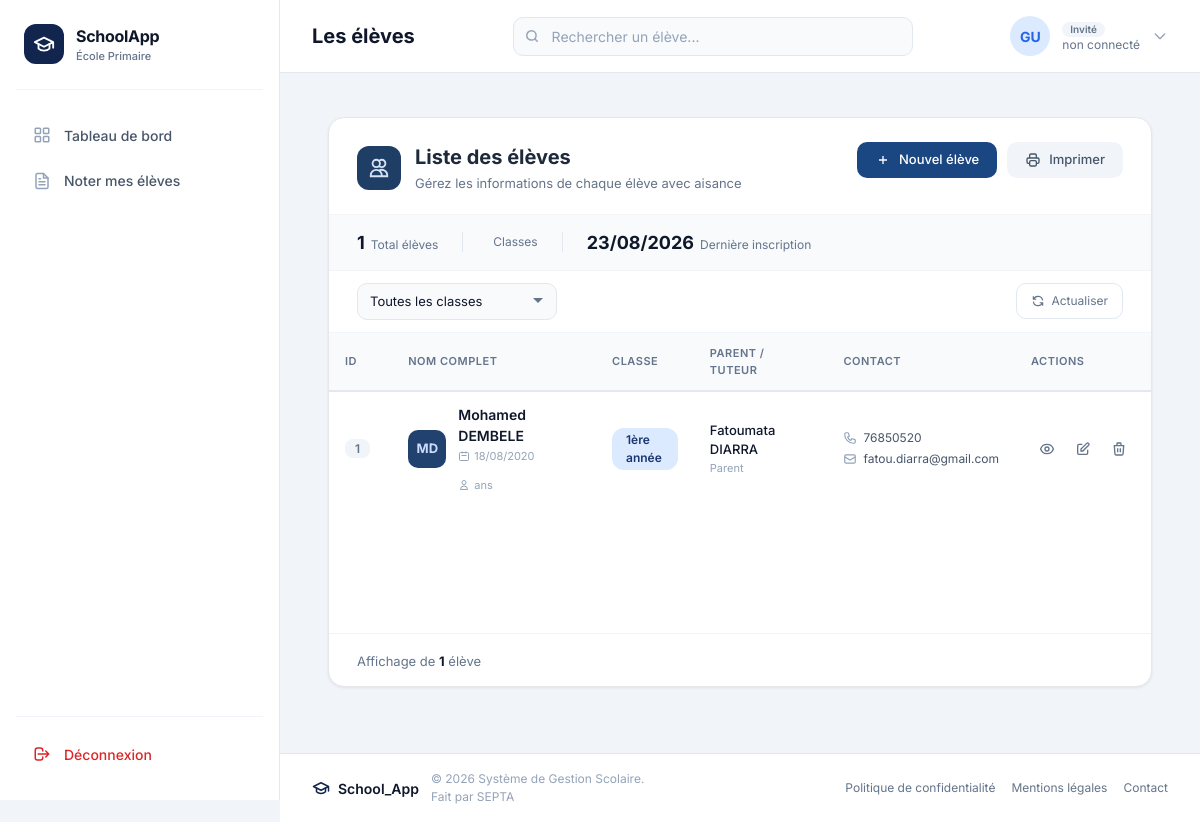
The page /students/ on the database its author committed.
### eleves/models.py (models this page shows, shortened)
class Student(models.Model):
    SEXE_CHOICES = [
        ("M", "Masculin"),
        ("F", "Féminin"),
    ]
    identification_number = models.AutoField( primary_key=True)
    first_name = models.CharField(max_length=100, blank=False, null=False)
    last_name = models.CharField(max_length=100, blank=False, null=False)
    sexe = models.CharField(max_length=1, choices=SEXE_CHOICES, blank=True, null=True)
    date_of_birth = models.DateField()
    lieu_de_naissance = models.CharField(max_length=100, blank=False, null=False)
    parent = models.ForeignKey(Parent, on_delete=models.CASCADE, related_name='students')
    classroom = models.ForeignKey(Classe, on_delete=models.CASCADE, related_name='students')
    inscription_date = models.DateField(blank=False, null=False)
    photo = models.ImageField(
        upload_to='eleves/photos/', blank=True, null=True,
        help_text="Photo de l'élève, affichée sur le bulletin (facultative)."
    )
    photo_identite = models.ImageField(upload_to='eleves/photos_identite/', blank=True, null=True)
    acte_naissance = models.FileField(upload_to='eleves/actes_naissance/', blank=True, null=True)

class Parent(models.Model):
    id = models.AutoField(primary_key=True)
    first_name = models.CharField(max_length=110, blank=False, null=False)
    last_name = models.CharField(max_length=100, blank=False, null=False)
    email = models.EmailField(blank=True, null=True)
    phone_number = models.CharField(max_length=20, blank=False, null=False)
    address = models.TextField(blank=False, null=False)
    profession = models.CharField(max_length=100, blank=False, null=False)

### classes/models.py (models this page shows, shortened)
class Classe(models.Model):
    nom = models.CharField(max_length=30, null=False)
    niveau = models.IntegerField()
    enseignant = models.ForeignKey(
        User,
        on_delete=models.SET_NULL,
        null=True,
        blank=True,
        related_name="classes",
        limit_choices_to={"groups__name": "Teacher"},
    )

### eleves/views.py (the view)
# urls.py: path('students/', views.student_list, name='list'),
def student_list(request):
    student_list = Student.objects.all()
    return render(request, 'student_list.html', {'student_list': student_list})

### eleves/templates/student_list.html (shortened to what this page needs)
{% extends 'base.html' %}
{% load static %}
{% block page_title %}Les élèves{% endblock %}
{% block search_placeholder %}Rechercher un élève...{% endblock %}
{% block content %}
<div class="student-list-container">
    <div class="student-list-card">
        <div class="list-header">
            <div class="list-header-left">
                <div class="list-header-icon">
                    <svg width="24" height="24" viewBox="0 0 24 24" fill="none" stroke="currentColor" stroke-width="2">
                        <path d="M12 4.354a4 4 0 110 5.292M15 21H3v-1a6 6 0 0112 0v1zm0 0h6v-1a6 6 0 00-9-5.197M13 7a4 4 0 11-8 0 4 4 0 018 0z"/>
                    </svg>
                </div>
                <div>
                    <h1 class="list-title">Liste des élèves</h1>
                    <p class="list-subtitle">Gérez les informations de chaque élève avec aisance</p>
                </div>
            </div>
            <div class="list-header-actions">
                <a href="{% url 'students:create' %}" class="btn btn-primary">
                    <svg class="btn-icon" width="16" height="16" viewBox="0 0 24 24" fill="none" stroke="currentColor" stroke-width="2">
                        <path d="M12 6v6m0 0v6m0-6h6m-6 0H6"/>
                    </svg>
                    Nouvel élève
                </a>
                <button class="btn btn-secondary" onclick="window.print()">
                    <svg class="btn-icon" width="16" height="16" viewBox="0 0 24 24" fill="none" stroke="currentColor" stroke-width="2">
                        <path d="M17 17h2a2 2 0 002-2v-4a2 2 0 00-2-2H5a2 2 0 00-2 2v4a2 2 0 002 2h2m2 4h6a2 2 0 002-2v-4a2 2 0 00-2-2H9a2 2 0 00-2 2v4a2 2 0 002 2zm8-12V5a2 2 0 00-2-2H9a2 2 0 00-2 2v4h10z"/>
                    </svg>
                    Imprimer
                </button>
            </div>
        </div>
        <div class="stats-bar">
            <div class="stat-item">
                <span class="stat-number">{{ student_list|length }}</span>
                <span class="stat-label">Total élèves</span>
            </div>
            <div class="stat-item">
                <span class="stat-label">Classes</span>
            </div>
            <div class="stat-item">
                <span class="stat-number">
                    {% if student_list %}
                        {{ student_list.first.inscription_date|date:"d/m/Y" }}
                    {% else %}
                        -
                    {% endif %}
                </span>
                <span class="stat-label">Dernière inscription</span>
            </div>
        </div>
        <div class="filter-bar">
            <div class="filter-left">
                <div class="filter-wrapper">
                    <select id="classFilter" class="filter-select" onchange="filterStudents()">
                        <option value="">Toutes les classes</option>
                    </select>
                </div>
            </div>
            <div class="filter-right">
                <button class="btn-filter" onclick="window.location.reload()">
                    <svg width="14" height="14" viewBox="0 0 24 24" fill="none" stroke="currentColor" stroke-width="2">
                        <path d="M4 4v5h.582m15.356 2A8.001 8.001 0 004.582 9m0 0H9m11 11v-5h-.581m0 0a8.003 8.003 0 01-15.357-2m15.357 2H15"/>
                    </svg>
                    Actualiser
                </button>
            </div>
        </div>
        <div class="table-container">
            {% if student_list %}
            <div class="table-responsive">
                <table class="student-table" id="studentTable">
                    <thead>
                        <tr>
                            <th class="col-id">ID</th>
                            <th class="col-name">NOM COMPLET</th>
                            <th class="col-class">CLASSE</th>
                            <th class="col-parent">PARENT / TUTEUR</th>
                            <th class="col-contact">CONTACT</th>
                            <th class="col-actions">ACTIONS</th>
                        </tr>
                    </thead>
                    <tbody>
                        {% for student in student_list %}
                        <tr class="student-row" data-class="{{ student.classroom.nom }}" data-name="{{ student.first_name }} {{ student.last_name }}">
                            <td class="col-id">
                                <span class="id-badge">{{ forloop.counter }}</span>
                            </td>
                            <td class="col-name">
                                <div class="student-name-cell">
                                    <div class="student-avatar-sm">
                                        <span class="avatar-initials-sm">{{ student.first_name|first }}{{ student.last_name|first }}</span>
                                    </div>
                                    <div>
                                        <div class="student-fullname">{{ student.first_name }} {{ student.last_name }}</div>
                                        <div class="student-subinfo">
                                            <span class="subinfo-item">
                                                <svg class="subinfo-icon" width="12" height="12" viewBox="0 0 24 24" fill="none" stroke="currentColor" stroke-width="2">
                                                    <path d="M8 7V3m8 4V3m-9 8h10M5 21h14a2 2 0 002-2V7a2 2 0 00-2-2H5a2 2 0 00-2 2v12a2 2 0 002 2z"/>
                                                </svg>
                                                {{ student.date_of_birth|date:"d/m/Y" }}
                                            </span>
                                            <span class="subinfo-item">
                                                <svg class="subinfo-icon" width="12" height="12" viewBox="0 0 24 24" fill="none" stroke="currentColor" stroke-width="2">
                                                    <path d="M16 7a4 4 0 11-8 0 4 4 0 018 0zM12 14a7 7 0 00-7 7h14a7 7 0 00-7-7z"/>
                                                </svg>
                                                {% if student.date_of_birth %}
                                                    {% with age=student.age %}
                                                        {{ age }} ans
                                                    {% endwith %}
                                                {% else %}
                                                    N/A
                                                {% endif %}
                                            </span>
                                        </div>
                                    </div>
                                </div>
                            </td>
                            <td class="col-class">
                                <span class="class-badge">{{ student.classroom.nom }}</span>
                            </td>
                            <td class="col-parent">
                                <div class="parent-info-cell">
                                    <div class="parent-name">{{ student.parent.first_name }} {{ student.parent.last_name }}</div>
                                    <div class="parent-relation">Parent</div>
                                </div>
                            </td>
                            <td class="col-contact">
                                <div class="contact-info">
                                    {% if student.parent.phone_number %}
                                    <span class="contact-item">
                                        {{ student.parent.phone_number }}
                                    </span>
                                    {% endif %}
                                    {% if student.parent.email %}
                                    <span class="contact-item">
                                        <svg class="contact-icon" width="14" height="14" viewBox="0 0 24 24" fill="none" stroke="currentColor" stroke-width="2">
                                            <path d="M3 8l7.89 5.26a2 2 0 002.22 0L21 8M5 19h14a2 2 0 002-2V7a2 2 0 00-2-2H5a2 2 0 00-2 2v10a2 2 0 002 2z"/>
                                        </svg>
                                        {{ student.parent.email }}
                                    </span>
                                    {% endif %}
                                </div>
                            </td>
                            <td class="col-actions">
                                <div class="action-buttons">
                                    <a href="{% url 'students:detail' student.identification_number %}"
                                       class="action-btn view-btn" title="Voir">
                                        <svg width="16" height="16" viewBox="0 0 24 24" fill="none" stroke="currentColor" stroke-width="2">
                                            <path d="M15 12a3 3 0 11-6 0 3 3 0 016 0z"/>
                                            <path d="M2.458 12C3.732 7.943 7.523 5 12 5c4.478 0 8.268 2.943 9.542 7-1.274 4.057-5.064 7-9.542 7-4.477 0-8.268-2.943-9.542-7z"/>
                                        </svg>
                                    </a>
                                    <a href="{% url 'students:update' student.identification_number %}"
                                       class="action-btn edit-btn" title="Modifier">
                                        <svg width="16" height="16" viewBox="0 0 24 24" fill="none" stroke="currentColor" stroke-width="2">
                                            <path d="M11 5H6a2 2 0 00-2 2v11a2 2 0 002 2h11a2 2 0 002-2v-5m-1.414-9.414a2 2 0 112.828 2.828L11.828 15H9v-2.828l8.586-8.586z"/>
                                        </svg>
                                    </a>
                                    <button onclick="confirmDelete('{{ student.identification_number }}', '{{ student.first_name }} {{ student.last_name }}')"
                                            class="action-btn delete-btn" title="Supprimer">
                                        <svg width="16" height="16" viewBox="0 0 24 24" fill="none" stroke="currentColor" stroke-width="2">
                                            <path d="M19 7l-.867 12.142A2 2 0 0116.138 21H7.862a2 2 0 01-1.995-1.858L5 7m5 4v6m4-6v6m1-10V4a1 1 0 00-1-1h-4a1 1 0 00-1 1v3M4 7h16"/>
                                        </svg>
                                    </button>
                                </div>
                            </td>
                        </tr>
                        {% endfor %}
                    </tbody>
                </table>
            </div>
            {% endif %}
        </div>
        <div class="table-footer">
            <div class="footer-info">
                <span class="footer-text">Affichage de <strong id="visibleCount">{{ student_list|length }}</strong> élève{{ student_list|pluralize }}</span>
            </div>
        </div>
    </div>
</div>
{% endblock %}

### classes/templates/base.html (style rules this page uses)
* { margin: 0; padding: 0; box-sizing: border-box; }
body { font-family: 'Inter', -apple-system, BlinkMacSystemFont, sans-serif; background: #f1f5f9; color: #0f172a; }

### rows shown on the page
Student: first.inscription_date "23/08/2026", first_name|first "M", last_name|first "D", first_name "Mohamed", last_name "DEMBELE", date_of_birth "18/08/2020", classroom.nom "1ère année", parent.first_name "Fatoumata", parent.last_name "DIARRA", parent.phone_number "76850520", parent.email "fatou.diarra@gmail.com"

### other values the page prints
{{ student_list|length }} "1"
